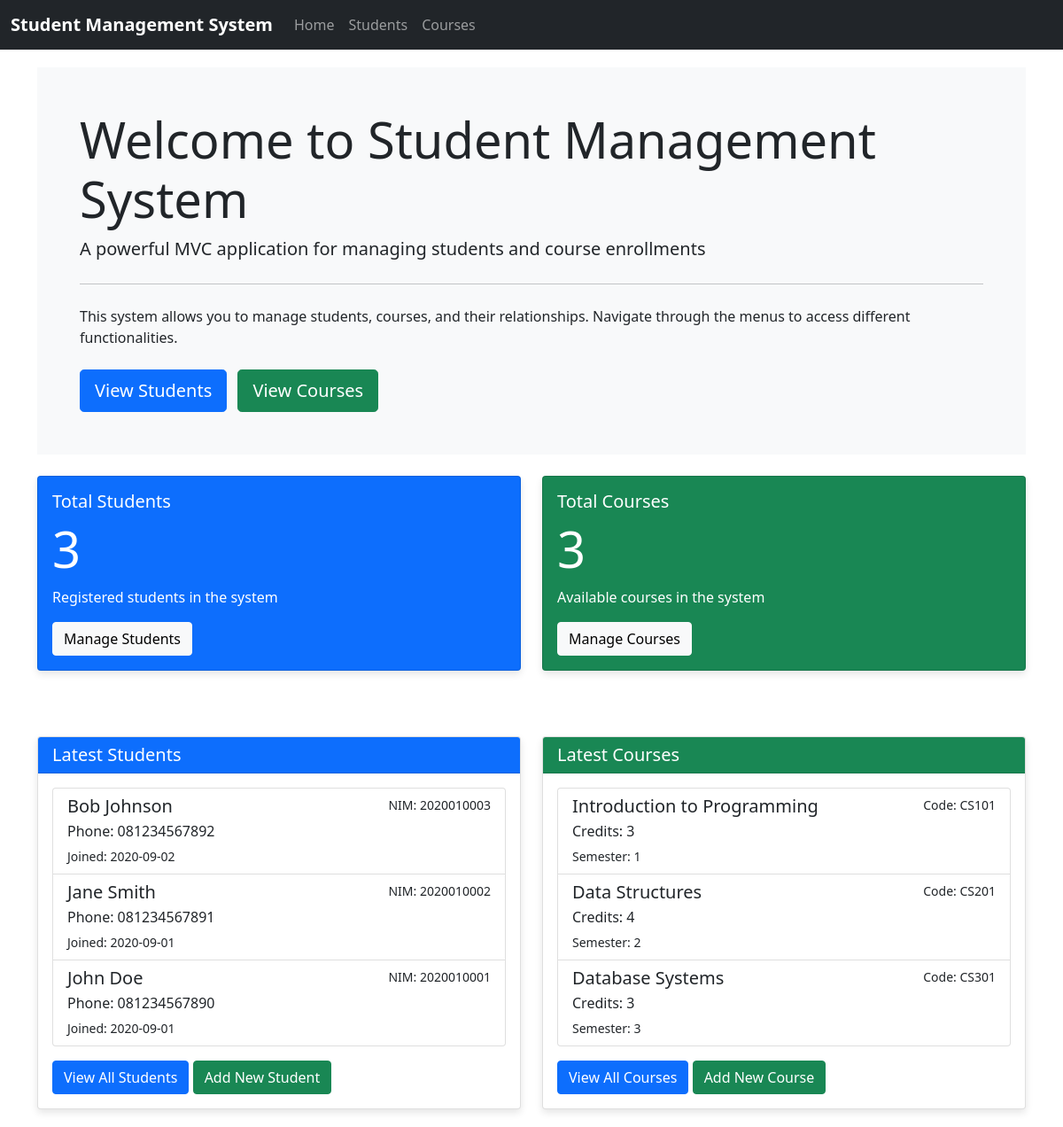
The page / on the database its author committed.
### tables this page shows
CREATE TABLE IF NOT EXISTS students (
  id INT AUTO_INCREMENT PRIMARY KEY,
  name VARCHAR(100) NOT NULL,
  nim VARCHAR(20) NOT NULL UNIQUE,
  phone VARCHAR(15),
  join_date DATE
);

CREATE TABLE IF NOT EXISTS courses (
  id INT AUTO_INCREMENT PRIMARY KEY,
  course_code VARCHAR(10) NOT NULL UNIQUE,
  course_name VARCHAR(100) NOT NULL,
  credits INT NOT NULL,
  semester INT NOT NULL
);

### routes.php (called while the page is built)
<?php
$routes = [
    '/' => ['HomeController', 'index'],
    '/home' => ['HomeController', 'index'],
    '/student/index' => ['StudentController', 'index'],
    '/student/create' => ['StudentController', 'create'],
    '/student/store' => ['StudentController', 'store'],
    '/student/edit/(\d+)' => ['StudentController', 'edit'],
    '/student/update/(\d+)' => ['StudentController', 'update'],
    '/student/delete/(\d+)' => ['StudentController', 'delete'],
    '/student/view/(\d+)' => ['StudentController', 'view'],
    '/course/index' => ['CourseController', 'index'],
    '/course/create' => ['CourseController', 'create'],
    '/course/store' => ['CourseController', 'store'],
    '/course/edit/(\d+)' => ['CourseController', 'edit'],
    '/course/update/(\d+)' => ['CourseController', 'update'],
    '/course/delete/(\d+)' => ['CourseController', 'delete'],
    '/course/view/(\d+)' => ['CourseController', 'view'],
    '/student/courses/(\d+)' => ['StudentController', 'viewCourses'],
    '/student/add_courses/(\d+)' => ['StudentController', 'addCourse'],
    '/student/remove-course/(\d+)/(\d+)' => ['StudentController', 'removeCourse'],
];

### controllers/HomeController.php (called while the page is built)
<?php
require_once BASE_PATH . '/models/Student.php';
require_once BASE_PATH . '/models/Course.php';
class HomeController {
    private $student;
    private $course;
    public function __construct() {
        $this->student = new Student();
        $this->course = new Course();
    }
    public function index() {
        $students = $this->student->getAll();
        $student_count = $students->num_rows;
        $courses = $this->course->getAll();
        $course_count = $courses->num_rows;
        $latest_students = [];
        $counter = 0;
        while ($row = $students->fetch_assoc()) {
            if ($counter < 5) {
                $latest_students[] = $row;
                $counter++;
            } else {
                break;
            }
        }
        $latest_courses = [];
        $counter = 0;
        while ($row = $courses->fetch_assoc()) {
            if ($counter < 5) {
                $latest_courses[] = $row;
                $counter++;
            } else {
                break;
            }
        }
        require_once BASE_PATH . '/views/templates/header.php';
        require_once BASE_PATH . '/views/home/index.php';
        require_once BASE_PATH . '/views/templates/footer.php';
    }
}

### models/Student.php (called while the page is built, shortened)
<?php
require_once BASE_PATH . '/config/database.php';
class Student {
    private $conn;
    public function __construct() {
        $database = new Database();
        $this->conn = $database->getConnection();
    }
    public function getAll() {
        $sql = "SELECT * FROM students ORDER BY id DESC";
        $result = $this->conn->query($sql);
        return $result;
    }
}

### config/database.php (called while the page is built, shortened)
<?php
class Database {
    private $host = "localhost";
    private $username = "root";
    private $password = "";
    private $db_name = "tp_mvc";
    public function getConnection() {
        $this->conn = null;
        try {
            $this->conn = new mysqli($this->host, $this->username, $this->password, $this->db_name);
        } catch(Exception $e) {
            echo "Database Error: " . $e->getMessage();
        }
        return $this->conn;
    }
}

### models/Course.php (called while the page is built, shortened)
<?php
require_once BASE_PATH . '/config/database.php';
class Course {
    private $conn;
    public function __construct() {
        $database = new Database();
        $this->conn = $database->getConnection();
    }
    public function getAll() {
        $sql = "SELECT * FROM courses ORDER BY semester ASC, course_code ASC";
        $result = $this->conn->query($sql);
        return $result;
    }
}

### views/home/index.php (the view)
<div class="jumbotron bg-light p-5 rounded-lg mb-4">
    <h1 class="display-4">Welcome to Student Management System</h1>
    <p class="lead">A powerful MVC application for managing students and course enrollments</p>
    <hr class="my-4">
    <p>This system allows you to manage students, courses, and their relationships. Navigate through the menus to access different functionalities.</p>
    <div class="mt-4">
        <a class="btn btn-primary btn-lg" href="/student/index" role="button">View Students</a>
        <a class="btn btn-success btn-lg mx-2" href="/course/index" role="button">View Courses</a>
    </div>
</div>
<div class="row dashboard-summary">
    <div class="col-md-6 mb-4">
        <div class="card bg-primary text-white summary-card">
            <div class="card-body">
                <h5 class="card-title">Total Students</h5>
                <h2 class="display-4"><?= $student_count ?></h2>
                <p class="card-text">Registered students in the system</p>
                <a href="/student/index" class="btn btn-light">Manage Students</a>
            </div>
        </div>
    </div>
    <div class="col-md-6 mb-4">
        <div class="card bg-success text-white summary-card">
            <div class="card-body">
                <h5 class="card-title">Total Courses</h5>
                <h2 class="display-4"><?= $course_count ?></h2>
                <p class="card-text">Available courses in the system</p>
                <a href="/course/index" class="btn btn-light">Manage Courses</a>
            </div>
        </div>
    </div>
</div>
<div class="row">
    <div class="col-md-6">
        <div class="card">
            <div class="card-header bg-primary text-white">
                <h5 class="mb-0">Latest Students</h5>
            </div>
            <div class="card-body">
                <?php if (count($latest_students) > 0): ?>
                    <div class="list-group">
                        <?php foreach ($latest_students as $student): ?>
                            <a href="/student/view/<?= $student['id'] ?>" class="list-group-item list-group-item-action">
                                <div class="d-flex w-100 justify-content-between">
                                    <h5 class="mb-1"><?= $student['name'] ?></h5>
                                    <small>NIM: <?= $student['nim'] ?></small>
                                </div>
                                <p class="mb-1">Phone: <?= $student['phone'] ?></p>
                                <small>Joined: <?= $student['join_date'] ?></small>
                            </a>
                        <?php endforeach; ?>
                    </div>
                <?php else: ?>
                    <p class="text-center">No students found</p>
                <?php endif; ?>
                <div class="mt-3">
                    <a href="/student/index" class="btn btn-primary">View All Students</a>
                    <a href="/student/create" class="btn btn-success">Add New Student</a>
                </div>
            </div>
        </div>
    </div>
    <div class="col-md-6">
        <div class="card">
            <div class="card-header bg-success text-white">
                <h5 class="mb-0">Latest Courses</h5>
            </div>
            <div class="card-body">
                <?php if (count($latest_courses) > 0): ?>
                    <div class="list-group">
                        <?php foreach ($latest_courses as $course): ?>
                            <a href="/course/view/<?= $course['id'] ?>" class="list-group-item list-group-item-action">
                                <div class="d-flex w-100 justify-content-between">
                                    <h5 class="mb-1"><?= $course['course_name'] ?></h5>
                                    <small>Code: <?= $course['course_code'] ?></small>
                                </div>
                                <p class="mb-1">Credits: <?= $course['credits'] ?></p>
                                <small>Semester: <?= $course['semester'] ?></small>
                            </a>
                        <?php endforeach; ?>
                    </div>
                <?php else: ?>
                    <p class="text-center">No courses found</p>
                <?php endif; ?>
                <div class="mt-3">
                    <a href="/course/index" class="btn btn-primary">View All Courses</a>
                    <a href="/course/create" class="btn btn-success">Add New Course</a>
                </div>
            </div>
        </div>
    </div>
</div>

### index.php (shortened to what this page needs)
<?php
require_once BASE_PATH . '/routes.php';
$request_uri = $_SERVER['REQUEST_URI'];
$path = parse_url($request_uri, PHP_URL_PATH);
if ($path == '/' || $path == '') {
    $path = '/';
}
foreach ($routes as $route => $handler) {
    $pattern = '#^' . str_replace('/', '\/', $route) . '$#';
    if (preg_match($pattern, $path, $matches)) {
        list($controller_name, $action) = $handler;
        array_shift($matches);
        $controller_file = BASE_PATH . '/controllers/' . $controller_name . '.php';
        if (file_exists($controller_file)) {
            $controller = new $controller_name();
            call_user_func_array([$controller, $action], $matches);
            break;
        }
    }
}

### views/templates/header.php (shortened to what this page needs)
<!DOCTYPE html>
<html lang="en">
<head>
    <link rel="stylesheet" href="/assets/css/bootstrap.min.css">
</head>
<body>
    <nav class="navbar navbar-expand-lg navbar-dark bg-dark">
        <div class="container-fluid">
            <a class="navbar-brand" href="/">Student Management System</a>
            <div class="collapse navbar-collapse" id="navbarNav">
                <ul class="navbar-nav">
                    <li class="nav-item">
                        <a class="nav-link" href="/">Home</a>
                    </li>
                    <li class="nav-item">
                        <a class="nav-link" href="/student/index">Students</a>
                    </li>
                    <li class="nav-item">
                        <a class="nav-link" href="/course/index">Courses</a>
                    </li>
                </ul>
            </div>
        </div>
    </nav>
    <div class="container">

### views/templates/footer.php (shortened to what this page needs)
</div>
</body>
</html>

### views/templates/header.php (style rules this page uses)
.container { margin-top: 20px; }
.card { margin-bottom: 20px; box-shadow: 0 4px 8px rgba(0,0,0,0.1); }
.navbar-brand { font-weight: bold; }
.dashboard-summary { margin-bottom: 30px; }
.summary-card { transition: transform 0.3s; }

### rows shown on the page
students: name "Bob Johnson", nim "2020010003", phone "081234567892", join_date "2020-09-02"
students: name "Jane Smith", nim "2020010002", phone "081234567891", join_date "2020-09-01"
students: name "John Doe", nim "2020010001", phone "081234567890", join_date "2020-09-01"
courses: course_name "Introduction to Programming", course_code "CS101", credits "3", semester "1"
courses: course_name "Data Structures", course_code "CS201", credits "4", semester "2"
courses: course_name "Database Systems", course_code "CS301", credits "3", semester "3"

### other values the page prints
$student_count "3"
$course_count "3"
